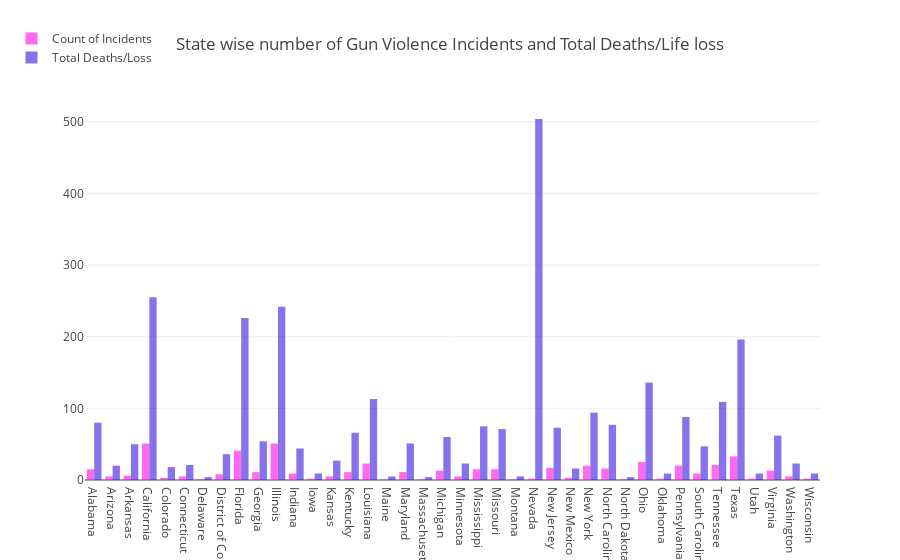

The cell this chart's notebook holds for it:
### Code cell
statdf = df2.reset_index().groupby(by=['State']).agg({'loss':'sum', 'year':'count'}).rename(columns={'year':'count'})
statdf['State'] = statdf.index

trace1 = go.Bar(
    x=statdf['State'],
    y=statdf['count'],
    name='Count of Incidents',
    marker=dict(color='rgb(255,10,225)'),
    opacity=0.6
)
trace2 = go.Bar(
    x=statdf['State'],
    y=statdf['loss'],
    name='Total Deaths/Loss',
    marker=dict(color='rgb(58,22,225)'),
    opacity=0.6
)

data = [trace1, trace2]
layout = go.Layout(
    barmode='group',
    legend=dict(dict(x=-.1, y=1.2)),
    title = 'State wise number of Gun Violence Incidents and Total Deaths/Life loss',
)

fig = go.Figure(data=data, layout=layout)
iplot(fig, filename='grouped-bar')

### Figure 1 — Plotly figure (JSON) as saved in the notebook; plotly's stock layout.template omitted (floating-point values rounded to 4 significant figures)
{"data": [{"marker": {"color": "rgb(255,10,225)"}, "name": "Count of Incidents", "opacity": 0.6, "type": "bar", "x": ["Alabama", "Arizona", "Arkansas", "California", "Colorado", "Connecticut", "Delaware", "District of Columbia", "Florida", "Georgia", "Illinois", "Indiana", "Iowa", "Kansas", "Kentucky", "Louisiana", "Maine", "Maryland", "Massachusetts", "Michigan", "Minnesota", "Mississippi", "Missouri", "Montana", "Nevada", "New Jersey", "New Mexico", "New York", "North Carolina", "North Dakota", "Ohio", "Oklahoma", "Pennsylvania", "South Carolina", "Tennessee", "Texas", "Utah", "Virginia", "Washington", "Wisconsin"], "y": [15, 5, 6, 51, 3, 5, 1, 8, 41, 11, 51, 9, 2, 5, 11, 23, 1, 11, 1, 13, 5, 15, 15, 1, 2, 17, 3, 20, 16, 1, 25, 2, 20, 9, 21, 33, 2, 13, 5, 2]}, {"marker": {"color": "rgb(58,22,225)"}, "name": "Total Deaths/Loss", "opacity": 0.6, "type": "bar", "x": ["Alabama", "Arizona", "Arkansas", "California", "Colorado", "Connecticut", "Delaware", "District of Columbia", "Florida", "Georgia", "Illinois", "Indiana", "Iowa", "Kansas", "Kentucky", "Louisiana", "Maine", "Maryland", "Massachusetts", "Michigan", "Minnesota", "Mississippi", "Missouri", "Montana", "Nevada", "New Jersey", "New Mexico", "New York", "North Carolina", "North Dakota", "Ohio", "Oklahoma", "Pennsylvania", "South Carolina", "Tennessee", "Texas", "Utah", "Virginia", "Washington", "Wisconsin"], "y": [80, 20, 50, 255, 18, 21, 4, 36, 226, 54, 242, 44, 9, 27, 66, 113, 5, 51, 4, 60, 23, 75, 71, 5, 504, 73, 16, 94, 77, 4, 136, 9, 88, 47, 109, 196, 9, 62, 23, 9]}], "layout": {"barmode": "group", "legend": {"x": -0.1, "y": 1.2}, "title": "State wise number of Gun Violence Incidents and Total Deaths/Life loss"}}
